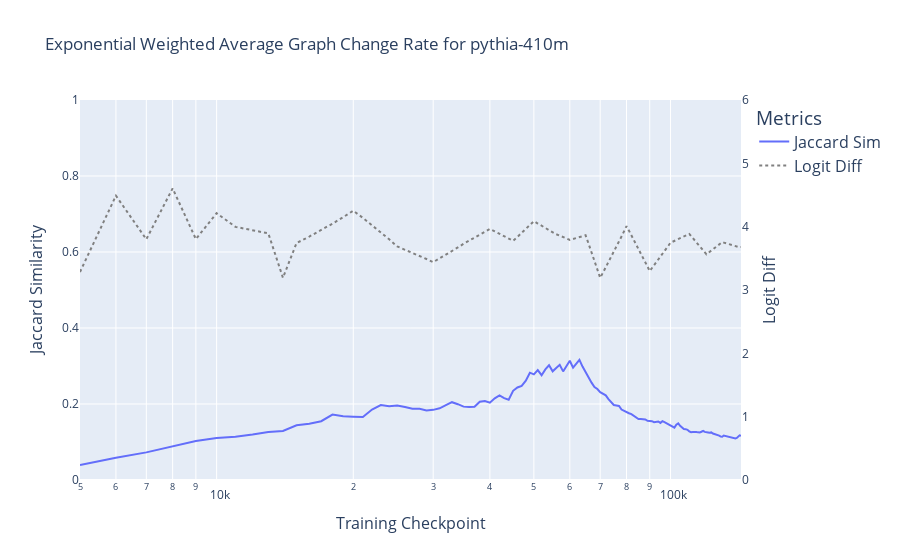

This figure's notebook cell:
### Code cell
jaccard_reference_results = compute_ewma_weighted_jaccard_similarity(in_circuit_df, alpha=0.1)
plot_graph_metric(
    jaccard_reference_results, 
    'ewma_change_rate', 
    perf_metric_dict, 
    f'Exponential Weighted Average Graph Change Rate for {MODEL_NAME}', 
    y_ranges=((0, 1), (0, 6)), 
    left_y_title="Jaccard Similarity",
    x_axis_col='checkpoint_2', 
    log_x=True,
    metric_legend_name="Jaccard Sim",
    output_path = "/mnt/hdd-0/circuits-over-time/results/plots/graph_metrics/"
)

### Figure 1 — Plotly figure (JSON) as saved in the notebook; plotly's stock layout.template omitted (floating-point values rounded to 4 significant figures; data arrays with more than 128 entries replaced by an {"elided": "..."} marker saying what was removed)
{"data": [{"hovertemplate": "variable=Jaccard Sim<br>checkpoint_2=%{x}<br>value=%{y}<extra></extra>", "legendgroup": "Jaccard Sim", "line": {"color": "#636efa", "dash": "solid"}, "marker": {"symbol": "circle"}, "mode": "lines", "name": "Jaccard Sim", "orientation": "v", "showlegend": true, "type": "scatter", "x": {"elided": "139 int values"}, "xaxis": "x", "y": {"elided": "139 float values"}, "yaxis": "y"}, {"line": {"color": "gray", "dash": "dot", "width": 2}, "mode": "lines", "name": "Logit Diff", "type": "scatter", "x": {"elided": "139 int values"}, "y": {"elided": "139 float values"}, "yaxis": "y2"}], "layout": {"legend": {"font": {"size": 16}, "title": {"text": "Metrics"}, "tracegroupgap": 0}, "title": {"text": "Exponential Weighted Average Graph Change Rate for pythia-410m"}, "xaxis": {"anchor": "y", "domain": [0, 1], "title": {"font": {"size": 16}, "text": "Training Checkpoint"}, "type": "log"}, "yaxis": {"anchor": "x", "domain": [0, 1], "range": [0, 1], "title": {"font": {"size": 16}, "text": "Jaccard Similarity"}}, "yaxis2": {"overlaying": "y", "range": [0, 6], "showgrid": false, "side": "right", "title": {"font": {"size": 16}, "text": "Logit Diff"}}}}
